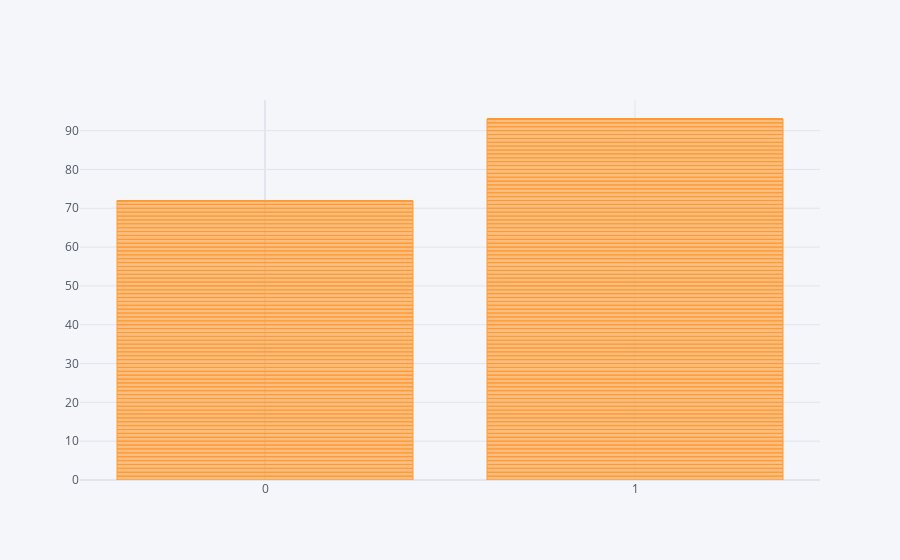

Notebook source saved alongside this figure:
### Markdown cell above
The above heatmap proves that the independent variables are not correlated with each other.

### Code cell
#Impact of sex in Heart-Attack
plt.figure(figsize = (5,5))
df.iplot(kind = "bar",x = "sex",y = "output",size = 5)

### Figure 1 — Plotly figure (JSON) as saved in the notebook; plotly's stock layout.template omitted (floating-point values rounded to 4 significant figures; data arrays with more than 128 entries replaced by an {"elided": "..."} marker saying what was removed)
{"data": [{"marker": {"color": "rgba(255, 153, 51, 0.6)", "line": {"color": "rgba(255, 153, 51, 1.0)", "width": 1}}, "name": "output", "orientation": "v", "text": "", "type": "bar", "x": {"elided": "303 int values"}, "y": {"elided": "303 int values"}}], "layout": {"legend": {"bgcolor": "#F5F6F9", "font": {"color": "#4D5663"}}, "paper_bgcolor": "#F5F6F9", "plot_bgcolor": "#F5F6F9", "title": {"font": {"color": "#4D5663"}}, "xaxis": {"gridcolor": "#E1E5ED", "showgrid": true, "tickfont": {"color": "#4D5663"}, "title": {"font": {"color": "#4D5663"}, "text": ""}, "zerolinecolor": "#E1E5ED"}, "yaxis": {"gridcolor": "#E1E5ED", "showgrid": true, "tickfont": {"color": "#4D5663"}, "title": {"font": {"color": "#4D5663"}, "text": ""}, "zerolinecolor": "#E1E5ED"}}}
